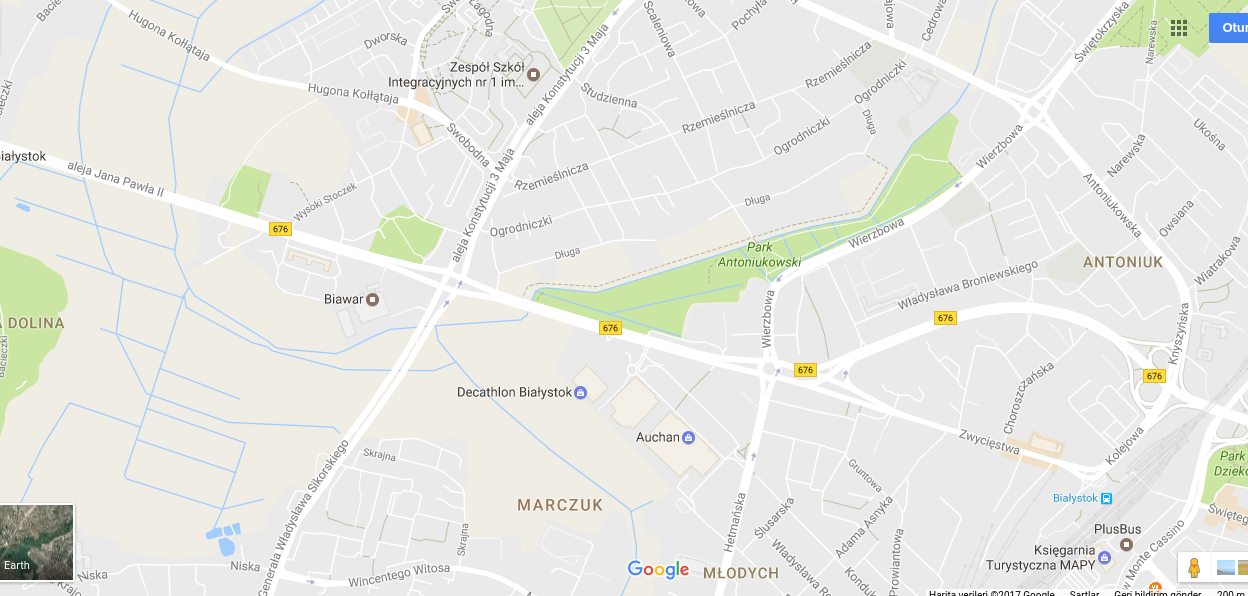
#> input picture map.png, 1248 x 596 px
$ python PathDrawer.py map.png   (Python 2 division)
#> lines starting #> are read from the running program, lines starting #| are printed output that depends on the picture; after the words box and inside, x2 and y2 are one past the last pixel; in counts of white or black regions, pixels touching at a corner belong together
import cv2
import numpy as np
from matplotlib import pyplot as plt
import sys

if len(sys.argv)!=2:
	print "Usage: PathDrawer.py input_file"
	sys.exit(0)

input=sys.argv[1]
img = cv2.imread(input,0)
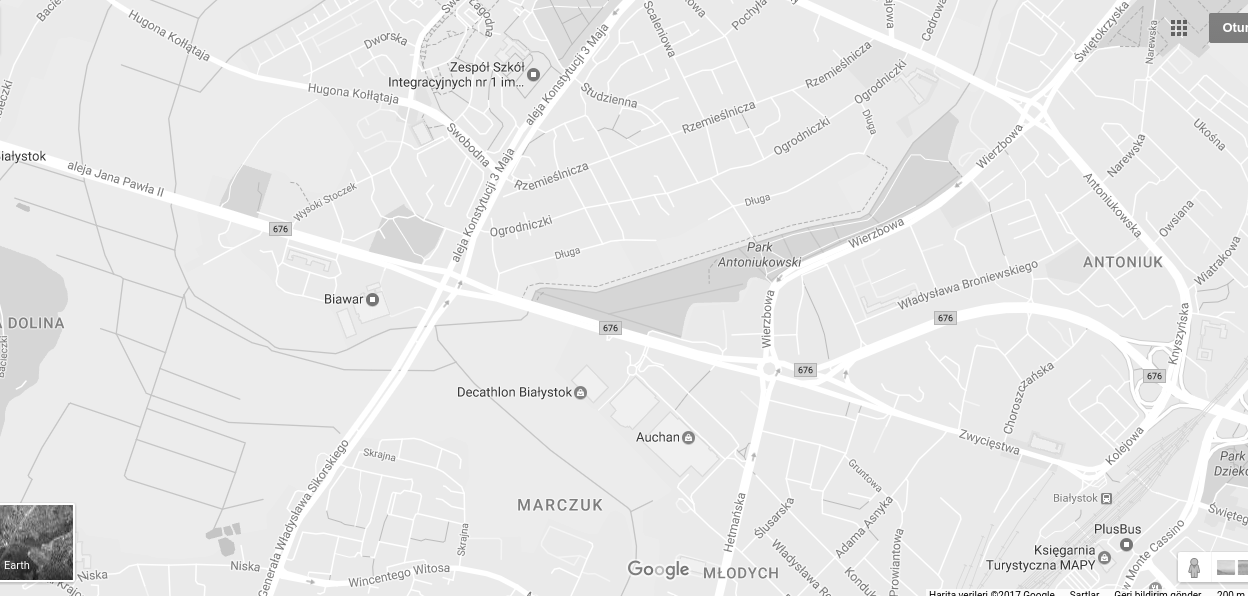
#> img: shape (596, 1248); min 8, max 255, mean 231.4
img = cv2.medianBlur(img,5)
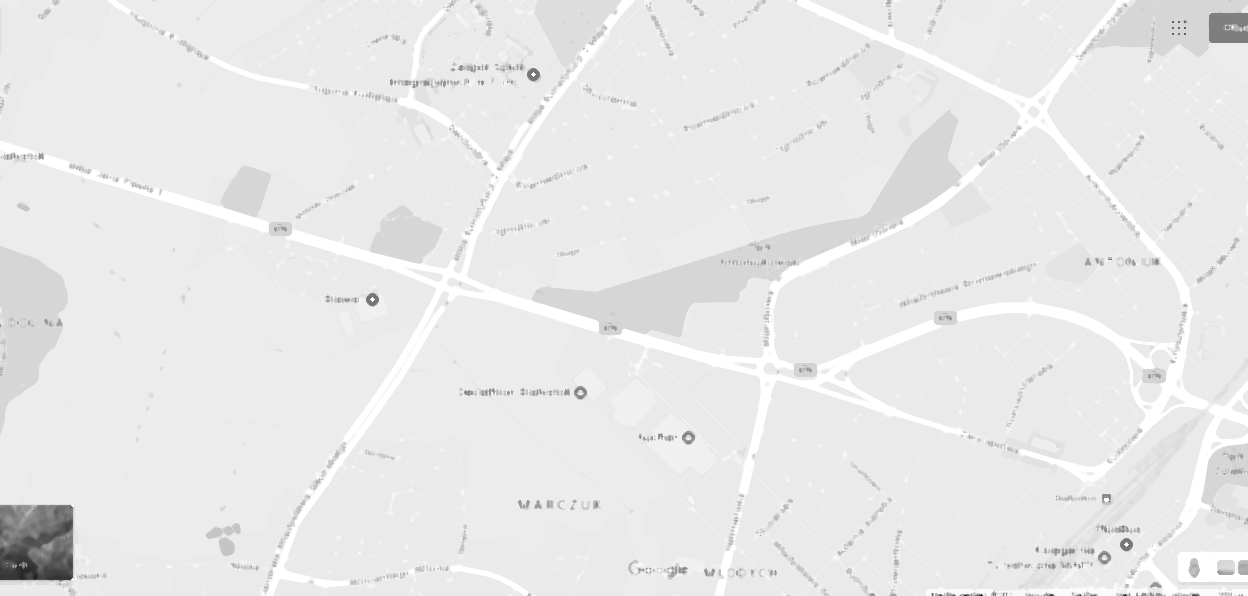
#> img: shape (596, 1248); min 36, max 255, mean 232.5
ret,th1 = cv2.threshold(img,240,255,cv2.THRESH_BINARY_INV)
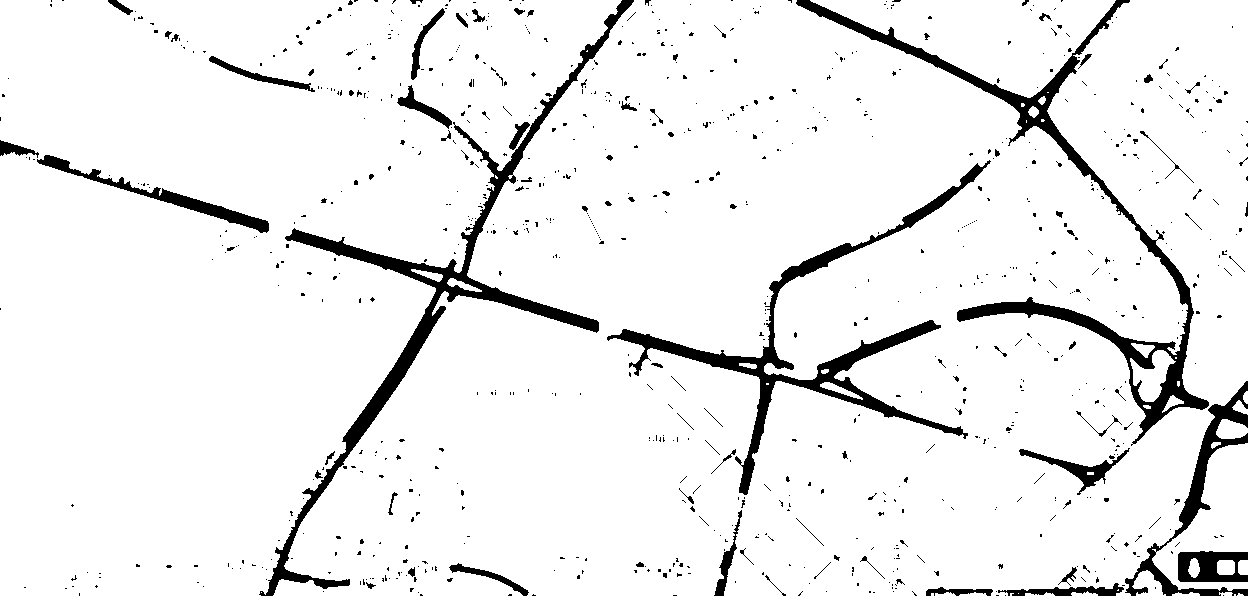
#> th1: shape (596, 1248); 93.1% white; 873 black regions (791 under 20 px), largest, box (x1, y1, x2, y2) and area: (259, 0, 634, 596) 11554, (796, 0, 1209, 446) 11099, (607, 160, 991, 495) 9519
cv2.imwrite('paths.png',th1)

#You can also try Adaptive mean and adaptive gaussian algorithm
#th2 = cv2.adaptiveThreshold(img,255,cv2.ADAPTIVE_THRESH_MEAN_C,cv2.THRESH_BINARY,11,2)
#th3 = cv2.adaptiveThreshold(img,255,cv2.ADAPTIVE_THRESH_GAUSSIAN_C,cv2.THRESH_BINARY,11,2)

plt.imshow(th1,'gray')
plt.title('Paths on Map')
plt.show()
